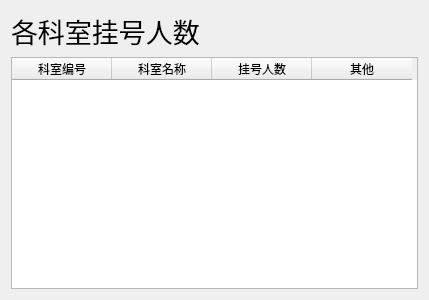
<?xml version="1.0" encoding="UTF-8"?>
<ui version="4.0">
 <class>Dialog</class>
 <widget class="QDialog" name="Dialog">
  <property name="geometry">
   <rect>
    <x>0</x>
    <y>0</y>
    <width>429</width>
    <height>300</height>
   </rect>
  </property>
  <property name="windowTitle">
   <string>各科室挂号人数</string>
  </property>
  <property name="styleSheet">
   <string notr="true">background-image: url(:/back.jpg);</string>
  </property>
  <layout class="QGridLayout" name="gridLayout">
   <item row="0" column="0" alignment="Qt::AlignLeft">
    <widget class="QLabel" name="label">
     <property name="font">
      <font>
       <family>微软雅黑</family>
       <pointsize>20</pointsize>
      </font>
     </property>
     <property name="text">
      <string>各科室挂号人数</string>
     </property>
    </widget>
   </item>
   <item row="1" column="0">
    <widget class="QTableWidget" name="tableWidget">
     <column>
      <property name="text">
       <string>科室编号</string>
      </property>
     </column>
     <column>
      <property name="text">
       <string>科室名称</string>
      </property>
     </column>
     <column>
      <property name="text">
       <string>挂号人数</string>
      </property>
     </column>
     <column>
      <property name="text">
       <string>其他</string>
      </property>
     </column>
    </widget>
   </item>
  </layout>
 </widget>
 <resources>
  <include location="background_image.qrc"/>
 </resources>
 <connections/>
</ui>
